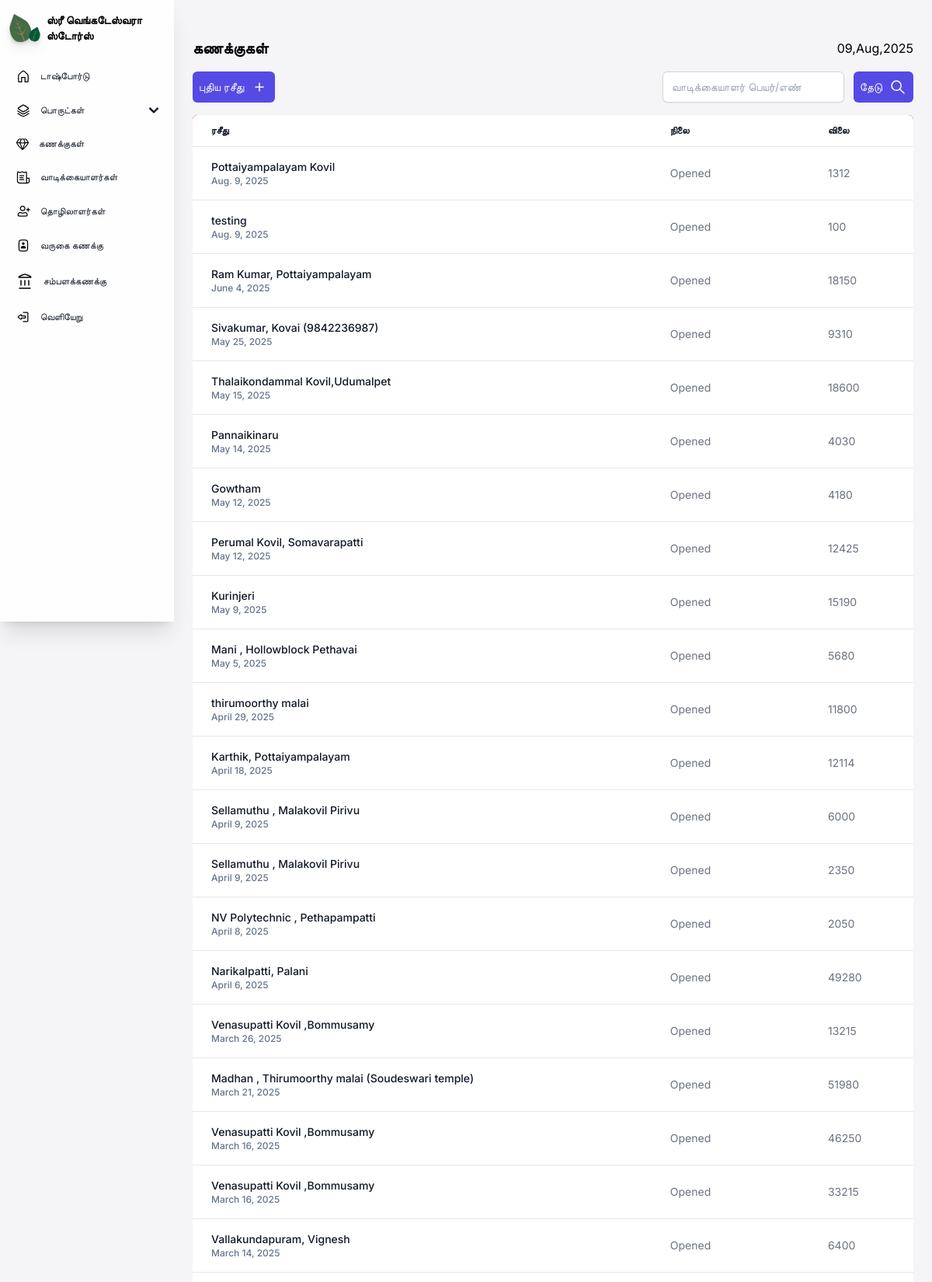
Page /bills/ (upper part) on the committed database.
### core/models.py (models this page shows, shortened)
class bill(models.Model):
    client = models.ForeignKey(client, on_delete=models.CASCADE, blank=True)
    billdate = models.DateField(auto_now_add=True, blank=True)
    billstatus = models.CharField(max_length=15,blank=True) #Bill closed/opened/arbitrary
    products = models.JSONField(blank=True) #Will hold product name/quantiy and bill pricing details(discount/grandtotal/subtotal)
    grandtotal = models.CharField(max_length=10,blank=True)

class client(models.Model):
    clientname = models.CharField(max_length=50)
    contactnumber = models.CharField(max_length=20, blank=True)
    address = models.TextField(blank=True)
    def __str__(self):
        return self.clientname

### core/views.py (the view, shortened to what this page needs)
# urls.py: path('bills/', cvs.bills),
def bills(request):
    bill_ = bill.objects.all()
    _bill = reversed(bill_)
    context = {'bills':_bill}
    return render(request, "core/bills.html", context)

### core/templates/core/bills.html (shortened to what this page needs)
{% load static %}
{% load static tailwind_tags%}
<!DOCTYPE html>
<html lang="en">
<head>
    <link href="https://cdnjs.cloudflare.com/ajax/libs/flowbite/2.3.0/flowbite.min.css" rel="stylesheet" />
    {% tailwind_css %}
</head>
<body class="font-inter bg-[#F5F5F7] max-w-full h-[100%]">
<section class="sm:ml-56 px-6 pb-4 max-w-full min-h-[100%]">
    <div class="relative">
    {% include 'core/navigation.html' %}
    </div>
    <div class="flex justify-between w-full items-center sm:mt-12 mt-6">
        <div>
            <p class="font-inter font-semibold text-xl">கணக்குகள்</p>
        </div>
        <div class="items-center gap-4 hidden sm:flex">
            <p class="date"></p>
        </div>
    </div>
    <main class="mt-4 min-w-full h-full">
    <div class="flex justify-between mt-2 items-center gap-2 flex-wrap">
    <div class="flex gap-2">
        <a href="/newbill">
        <button class="px-2 py-2 bg-[#564AE4] flex items-center rounded-md gap-2 text-slate-50 text-sm">
            புதிய ரசீது
            <img src="{% static  'images/Plus.svg' %}" alt="plus">
        </button>
        </a>
    </div>
    <form method="POST">
        <div class="searchbar w-full flex gap-3 sm:flex-wrap">
                <input list="clients" id="customer" name="searchparam" autocomplete="off" type="text" required placeholder="வாடிக்கையாளர் பெயர்/எண்" class="block rounded-md border-0 py-1.5 text-gray-900 shadow-sm ring-1 ring-inset ring-gray-300 placeholder:text-gray-400 focus:ring-2 focus:ring-inset focus:ring-indigo-600 sm:text-sm sm:leading-6 customername">
                <button class="px-2 py-2 bg-[#564AE4] flex items-center rounded-md gap-2 text-slate-50 text-sm">
                    தேடு
                    <img src="{% static  'images/Search.svg' %}" alt="plus">
                </button>
        </div>
    </form>
    </div>
    {% if bills == None %}
        <p class="text-xl mt-4">No Results Found!</p>
    {% else %}
        <div class="relative max-w-[100%] min-h-full overflow-x-scroll mt-4 rounded-md bg-red-500">
            <table class="text-sm text-left min-h-full text-gray-500 bg-white dark:text-gray-400 rounded-md shadow-md overflow-x-auto w-full">
                <thead class="border-b text-xs text-gray-900 uppercase dark:text-gray-400">
                    <tr>
                        <th scope="col" class="px-6 py-3">
                            ரசீது
                        </th>
                        <th scope="col" class="px-6 py-3">
                            நிலை
                        </th>
                        <th scope="col" class="px-6 py-3">
                            விலை
                        </th>
                    </tr>
                </thead>
                <tbody>
                    {% for bill in bills %}
                    <tr class="border-b hover:shadow-md">
                        <th scope="row" class="px-6 py-4 font-medium text-gray-900 whitespace-nowrap hover:underline">
                            <a href="{% url 'bill' bill.id%}">
                                <p>{{bill.client}}</p>
                                <p class="text-xs text-slate-500">{{bill.billdate}}</p>
                            </a>
                        </th>
                        <td class="px-6 py-4">
                            {% if bill.billstatus == 'arbitrary' %}
                                Cash Pending
                            {% elif bill.billstatus == 'opened' %}
                                Opened
                            {% else %}
                                Closed
                            {% endif %}
                        </td>
                        <td class="px-6 py-4">
                            {{bill.grandtotal}}
                        </td>
                    </tr>
                    {% endfor %}
                </tbody>
            </table>
        </div>
    {% endif %}
    </main>
</section>
</body>
</html>

### rows in the picture
bill: client "Pottaiyampalayam Kovil", billdate "Aug. 9, 2025", billstatus "Opened", grandtotal "1312"
bill: client "testing", billdate "Aug. 9, 2025", billstatus "Opened", grandtotal "100"
bill: client "Ram Kumar, Pottaiyampalayam", billdate "June 4, 2025", billstatus "Opened", grandtotal "18150"
bill: client "Sivakumar, Kovai (9842236987)", billdate "May 25, 2025", billstatus "Opened", grandtotal "9310"
bill: client "Thalaikondammal Kovil,Udumalpet", billdate "May 15, 2025", billstatus "Opened", grandtotal "18600"
bill: client "Pannaikinaru", billdate "May 14, 2025", billstatus "Opened", grandtotal "4030"
bill: client "Gowtham", billdate "May 12, 2025", billstatus "Opened", grandtotal "4180"
bill: client "Perumal Kovil, Somavarapatti", billdate "May 12, 2025", billstatus "Opened", grandtotal "12425"
bill: client "Kurinjeri", billdate "May 9, 2025", billstatus "Opened", grandtotal "15190"
bill: client "Mani , Hollowblock Pethavai", billdate "May 5, 2025", billstatus "Opened", grandtotal "5680"
bill: client "thirumoorthy malai", billdate "April 29, 2025", billstatus "Opened", grandtotal "11800"
bill: client "Karthik, Pottaiyampalayam", billdate "April 18, 2025", billstatus "Opened", grandtotal "12114"
bill: client "Sellamuthu , Malakovil Pirivu", billdate "April 9, 2025", billstatus "Opened", grandtotal "6000"
bill: client "Sellamuthu , Malakovil Pirivu", billdate "April 9, 2025", billstatus "Opened", grandtotal "2350"
bill: client "NV Polytechnic , Pethapampatti", billdate "April 8, 2025", billstatus "Opened", grandtotal "2050"
bill: client "Narikalpatti, Palani", billdate "April 6, 2025", billstatus "Opened", grandtotal "49280"
bill: client "Venasupatti Kovil ,Bommusamy", billdate "March 26, 2025", billstatus "Opened", grandtotal "13215"
bill: client "Madhan , Thirumoorthy malai (Soudeswari temple)", billdate "March 21, 2025", billstatus "Opened", grandtotal "51980"
bill: client "Venasupatti Kovil ,Bommusamy", billdate "March 16, 2025", billstatus "Opened", grandtotal "46250"
bill: client "Venasupatti Kovil ,Bommusamy", billdate "March 16, 2025", billstatus "Opened", grandtotal "33215"
bill: client "Vallakundapuram, Vignesh", billdate "March 14, 2025", billstatus "Opened", grandtotal "6400"
